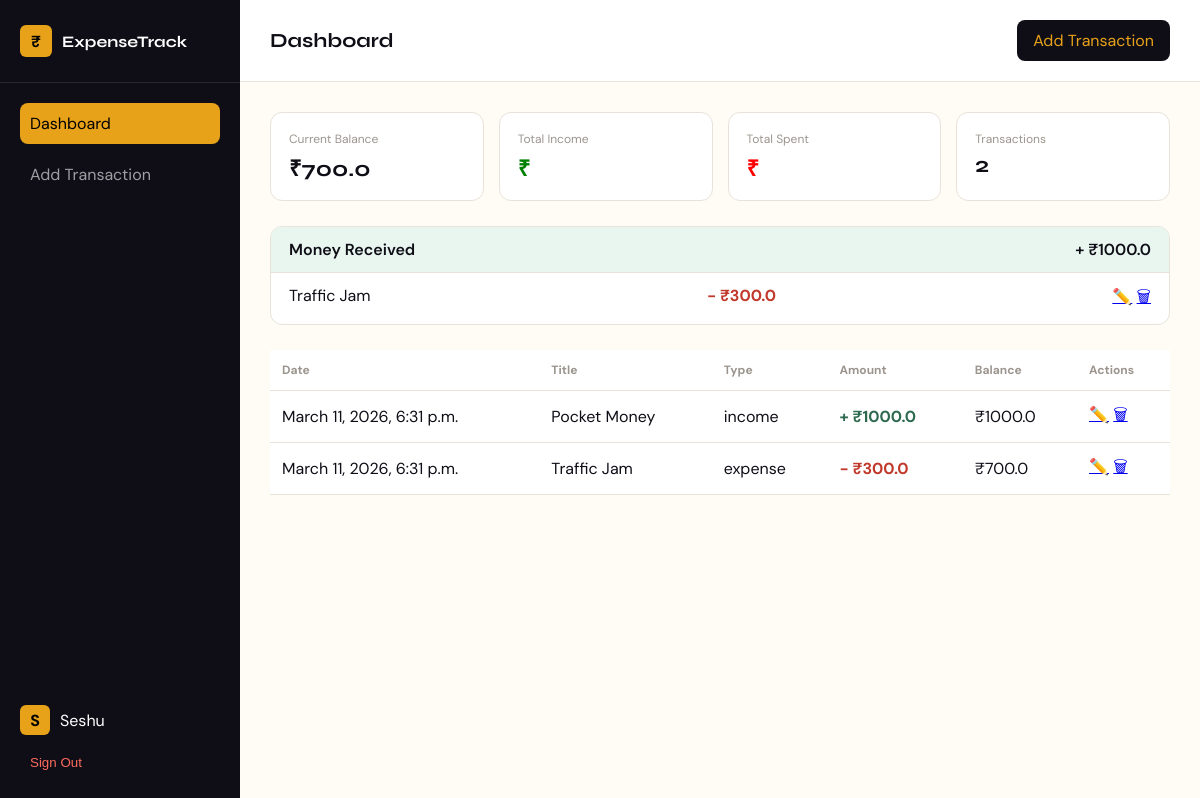
/dashboard/ (signed in), run on the app's committed database.
### expenses/models.py (models this page shows, shortened)
class Expense(models.Model):
    TYPE_CHOICES = [
        ('income','Income'),
        ('expense','Expense'),
    ]
    user = models.ForeignKey(User, on_delete=models.CASCADE)
    title = models.CharField(max_length=200)
    amount = models.FloatField()
    type = models.CharField(max_length=10, choices=TYPE_CHOICES)
    category = models.CharField(max_length=100, blank=True)
    date = models.DateTimeField(auto_now_add=True)

### expenses/views.py (the view)
# urls.py: path('dashboard/', views.dashboard, name='dashboard'),
@login_required
def dashboard(request):
    transactions = Expense.objects.filter(user=request.user).order_by("date")
    sections = []
    current_section = None
    balance = 0
    pre_expenses = {
        "deposit": None,
        "expenses": []
    }
    for t in transactions:
        if t.type == "income":
            balance += t.amount
            current_section = {
                "deposit": t,
                "expenses": [],
                "balance_after": balance
            }
            sections.append(current_section)
        else:
            balance -= t.amount
            if current_section:
                current_section["expenses"].append(t)
            else:
                pre_expenses["expenses"].append(t)
        t.running_balance = balance
    if pre_expenses["expenses"]:
        sections.insert(0, pre_expenses)
    category_totals = {}
    for t in transactions:
        if t.type == "expense":
            category_totals[t.category] = category_totals.get(t.category, 0) + t.amount
    monthly_data = Expense.objects.filter(
        user=request.user,
        type="expense"
    ).annotate(
        month=TruncMonth("date")
    ).values("month").annotate(
        total=Sum("amount")
    ).order_by("month")
    return render(request, "dashboard.html", {
        "sections": sections,
        "balance": balance,
        "transactions": transactions,
        "category_data": category_totals,
        "monthly_data": list(monthly_data)
    })

### templates/dashboard.html (shortened to what this page needs)
<!DOCTYPE html>
<html lang="en">
<head>
</head>
<body>
<aside class="sidebar">
<a href="{% url 'home' %}" class="sidebar-logo">
<div class="logo-box">₹</div>
<div class="logo-name">ExpenseTrack</div>
</a>
<nav class="sidebar-nav">
<a href="{% url 'dashboard' %}" class="nav-item active">
Dashboard
</a>
<a href="{% url 'add_expense' %}" class="nav-item">
Add Transaction
</a>
</nav>
<div class="sidebar-footer">
<div class="user-pill">
<div class="user-avatar">{{user.username|slice:":1"|upper}}</div>
<div>{{user.username}}</div>
</div>
<form method="POST" action="/accounts/logout/">
<button class="logout-btn">Sign Out</button>
</form>
</div>
</aside>
<div class="main">
<div class="topbar">
<div class="page-title">
Dashboard
</div>
<a href="{% url 'add_expense' %}" class="add-btn">
Add Transaction
</a>
</div>
<div class="content">
<div class="stats">
<div class="stat-card">
<div class="stat-title">Current Balance</div>
<div class="stat-value">₹{{balance}}</div>
</div>
<div class="stat-card">
<div class="stat-title">Total Income</div>
<div class="stat-value" style="color:green">₹{{total_income}}</div>
</div>
<div class="stat-card">
<div class="stat-title">Total Spent</div>
<div class="stat-value" style="color:red">₹{{total_expense}}</div>
</div>
<div class="stat-card">
<div class="stat-title">Transactions</div>
<div class="stat-value">{{transactions|length}}</div>
</div>
</div>
{% for section in sections %}
<div class="deposit-block">
{% if section.deposit %}
<div class="deposit-head">
<div>Money Received</div>
<div>+ ₹{{section.deposit.amount}}</div>
</div>
{% else %}
<div class="deposit-head pre">
Expenses before first deposit
</div>
{% endif %}
{% for e in section.expenses %}
<div class="expense-row">
<div>
{{e.title}}
</div>
<div class="expense-amt">
− ₹{{e.amount}}
</div>
<div>
<a href="{% url 'edit_expense' e.id %}">✏️</a>
<a href="{% url 'delete_expense' e.id %}">🗑</a>
</div>
</div>
{% empty %}
<div style="padding:15px;color:gray;">
No expenses
</div>
{% endfor %}
</div>
{% endfor %}
<table>
<tr>
<th>Date</th>
<th>Title</th>
<th>Type</th>
<th>Amount</th>
<th>Balance</th>
<th>Actions</th>
</tr>
{% for t in transactions %}
<tr>
<td>{{t.date}}</td>
<td>{{t.title}}</td>
<td>{{t.type}}</td>
<td>
{% if t.type == "income" %}
<span class="amount-pos">+ ₹{{t.amount}}</span>
{% else %}
<span class="amount-neg">− ₹{{t.amount}}</span>
{% endif %}
</td>
<td>₹{{t.running_balance}}</td>
<td>
<a href="{% url 'edit_expense' t.id %}">✏️</a>
<a href="{% url 'delete_expense' t.id %}">🗑</a>
</td>
</tr>
{% endfor %}
</table>
</div>
</div>
</body>
</html>

### templates/dashboard.html (style rules this page uses)
:root { --ink:#0f0e17; --paper:#fffcf5; --gold:#e8a219; --green:#2d6a4f; --red:#c0392b; --muted:#9c958e; --border:#e8e2d9; --card:#ffffff; --sidebar-w:240px; }
* { box-sizing:border-box;margin:0;padding:0 }
body { font-family:'DM Sans',sans-serif; background:var(--paper); display:flex; min-height:100vh; color:var(--ink); }
.sidebar { width:var(--sidebar-w); background:var(--ink); color:white; padding:25px 0; position:fixed; height:100%; }
.sidebar-logo { display:flex; align-items:center; gap:10px; padding:0 20px 25px; border-bottom:1px solid rgba(255,255,255,0.1); text-decoration:none; }
.logo-box { width:32px; height:32px; background:var(--gold); border-radius:6px; display:flex; align-items:center; justify-content:center; font-weight:700; color:black; }
.logo-name { font-family:'Syne'; font-weight:700; color:white; }
.sidebar-nav { padding:20px; display:flex; flex-direction:column; gap:10px; }
.nav-item { color:rgba(255,255,255,0.6); text-decoration:none; padding:10px; border-radius:8px; }
.nav-item.active { background:var(--gold); color:black; }
.sidebar-footer { position:absolute; bottom:20px; width:100%; padding:0 20px; }
.user-pill { display:flex; align-items:center; gap:10px; margin-bottom:10px; }
.user-avatar { width:30px; height:30px; background:var(--gold); color:black; border-radius:6px; display:flex; align-items:center; justify-content:center; font-weight:700; }
.logout-btn { display:block; width:100%; padding:10px; border:none; background:none; color:#ff6b5e; cursor:pointer; text-align:left; }
.main { margin-left:var(--sidebar-w); flex:1; display:flex; flex-direction:column; }
.topbar { display:flex; justify-content:space-between; align-items:center; padding:20px 30px; border-bottom:1px solid var(--border); background:white; }
.page-title { font-family:'Syne'; font-size:20px; font-weight:700; }
.add-btn { background:var(--ink); color:var(--gold); padding:10px 16px; border-radius:8px; text-decoration:none; }
.content { padding:30px; display:flex; flex-direction:column; gap:25px; }
.stats { display:grid; grid-template-columns:repeat(auto-fit,minmax(180px,1fr)); gap:15px; }
.stat-card { background:white; padding:18px; border-radius:12px; border:1px solid var(--border); }
.stat-title { font-size:12px; color:var(--muted); }
.stat-value { font-family:'Syne'; font-size:22px; font-weight:700; margin-top:5px; }
.deposit-block { border:1px solid var(--border); border-radius:12px; overflow:hidden; background:white; }
.deposit-head { display:flex; justify-content:space-between; padding:12px 18px; background:#e8f6ef; font-weight:600; }
.expense-row { display:flex; justify-content:space-between; padding:12px 18px; border-top:1px solid var(--border); }
.expense-amt { color:var(--red); font-weight:700; }
table { width:100%; border-collapse:collapse; background:white; }
th { text-align:left; padding:12px; font-size:12px; color:var(--muted); border-bottom:1px solid var(--border); }
td { padding:12px; border-bottom:1px solid var(--border); }
.amount-pos { color:var(--green);font-weight:700; }
.amount-neg { color:var(--red);font-weight:700; }

### data on the page
Expense: deposit.amount "1000.0", date "March 11, 2026, 6:31 p.m.", title "Pocket Money", type "income", amount "1000.0", running_balance "1000.0"
Expense: title "Traffic Jam", amount "300.0", date "March 11, 2026, 6:31 p.m.", type "expense", running_balance "700.0"

### other printed values
{{ user.username|slice:":1"|upper }} "S"
{{ user.username }} "Seshu"
{{ balance }} "700.0"
{{ transactions|length }} "2"
